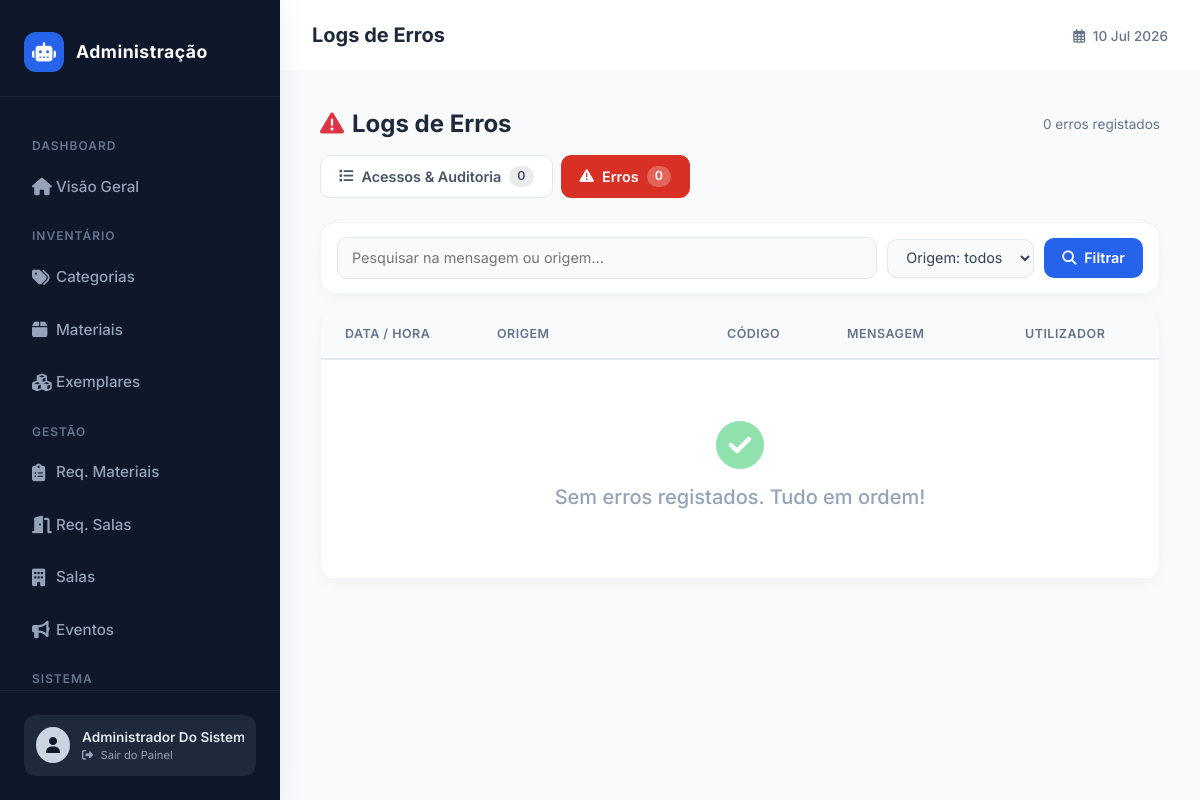
The page /public/admin/logsErros (signed in) on the database as committed earlier.
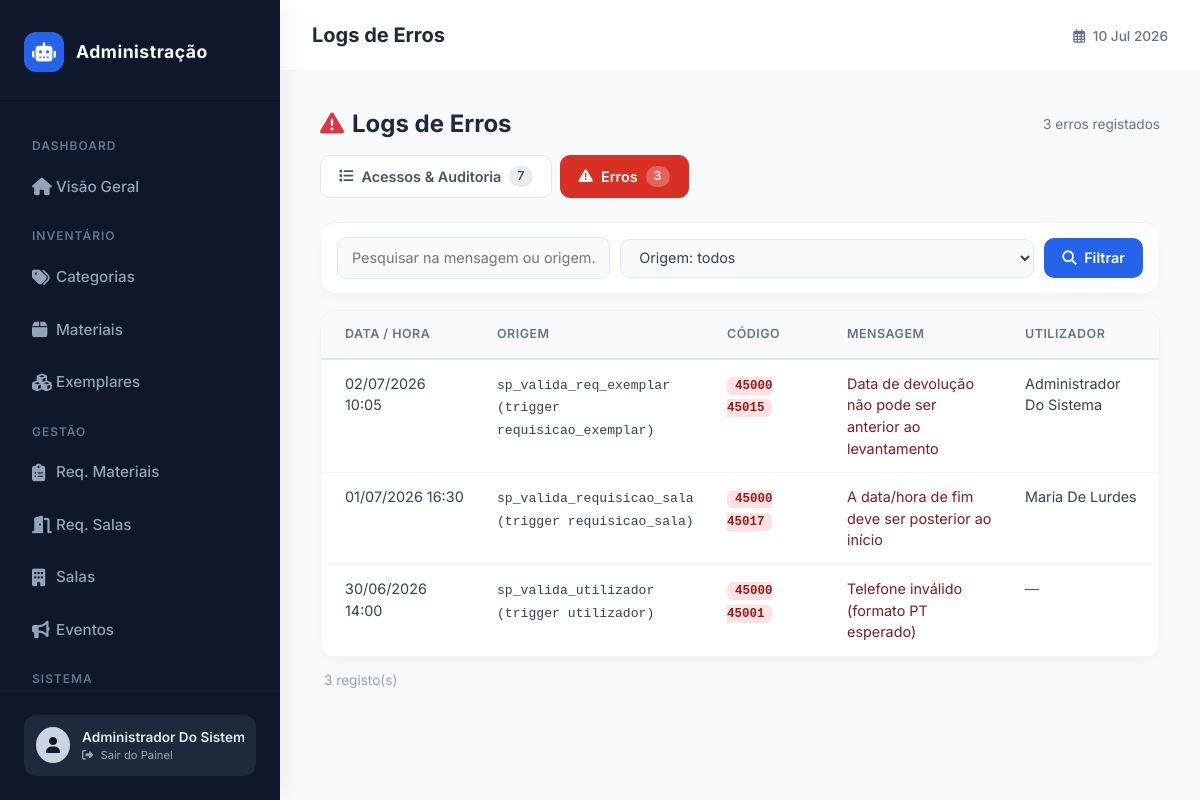
The same page on the database as committed later.
### tables this page shows
CREATE TABLE IF NOT EXISTS `utilizador` (
  `id` INT NOT NULL AUTO_INCREMENT,
  `tipo` ENUM('ALUNO', 'PROFESSOR', 'ADMIN', 'RESPONSAVEL') NOT NULL,
  `nome` VARCHAR(100) NOT NULL,
  `email` VARCHAR(255) NOT NULL,
  `password_hash` VARCHAR(255) NOT NULL,
  `data_nascimento` DATE NOT NULL,
  `telefone` VARCHAR(20) NOT NULL,
  `linkedin` VARCHAR(255) NULL DEFAULT NULL,
  `turma` VARCHAR(10) NULL DEFAULT NULL,
  `foto` MEDIUMBLOB NULL DEFAULT NULL,
  `email_verificado` TINYINT(1) NOT NULL DEFAULT 0,
  `email_verificacao_token` VARCHAR(128) NULL DEFAULT NULL,
  `reset_token` VARCHAR(128) NULL DEFAULT NULL,
  `reset_expira` DATETIME NULL DEFAULT NULL,
  PRIMARY KEY (`id`),
  UNIQUE INDEX `email_UNIQUE` (`email` ASC));

CREATE TABLE IF NOT EXISTS `log_erro` (
  `id` INT NOT NULL AUTO_INCREMENT,
  `origem` VARCHAR(150) NOT NULL,
  `sqlstate` VARCHAR(10) NULL DEFAULT NULL,
  `codigo` VARCHAR(20) NULL DEFAULT NULL,
  `mensagem` TEXT NOT NULL,
  `id_utilizador` INT NULL DEFAULT NULL,
  `data_hora` DATETIME NOT NULL DEFAULT CURRENT_TIMESTAMP,
  PRIMARY KEY (`id`),
  INDEX `idx_logerro_data` (`data_hora`)
);

### app/core/Controller.php (called while the page is built, shortened)
<?php
class Controller
{
    protected function aplicarFiltros(array $itens, array $camposTexto, array $camposExatos = []): array
    {
        $q = mb_strtolower(trim((string)($_GET['q'] ?? '')));
        return array_values(array_filter($itens, function ($item) use ($q, $camposTexto, $camposExatos) {
            if ($q !== '') {
                $encontrou = false;
                foreach ($camposTexto as $campo) {
                    if (mb_stripos((string)($item[$campo] ?? ''), $q) !== false) {
                        $encontrou = true;
                        break;
                    }
                }
                if (!$encontrou) {
                    return false;
                }
            }
            foreach ($camposExatos as $param => $campo) {
                $valor = trim((string)($_GET[$param] ?? ''));
                if ($valor !== '' && (string)($item[$campo] ?? '') !== $valor) {
                    return false;
                }
            }
            return true;
        }));
    }
    protected function paginar(array $itens, int $porPagina = 12): array
    {
        $total        = count($itens);
        $totalPaginas = max(1, (int)ceil($total / $porPagina));
        $pagina = (int)($_GET['pagina'] ?? 1);
        $pagina = max(1, min($pagina, $totalPaginas));
        return [
            'itens'        => array_slice($itens, ($pagina - 1) * $porPagina, $porPagina),
            'pagina'       => $pagina,
            'totalPaginas' => $totalPaginas,
            'total'        => $total,
            'porPagina'    => $porPagina,
        ];
    }
    protected function viewAdmin(string $view, array $data = [], string $breadcrumb = '', string $adminSection = '')
    {
        require __DIR__ . '/../views/layouts/admin.php';
    }
}

### app/controllers/AdminController.php (called while the page is built, shortened)
<?php
require_once __DIR__ . '/../core/Controller.php';
require_once __DIR__ . '/../core/Auth.php';
require_once __DIR__ . '/../models/Log.php';
class AdminController extends Controller
{
    public function logsErros()
    {
        $logModel = new Log();
        $todos = $logModel->erros(2000);
        $filtrados = $this->aplicarFiltros($todos, ['mensagem', 'origem', 'utilizador_nome'], ['origem' => 'origem']);
        $paginacao = $this->paginar($filtrados, 8);
        $this->viewAdmin('administracao/logs/erros', [
            'erros'         => $paginacao['itens'],
            'paginacao'     => $paginacao,
            'origensErro'   => $this->opcoesDe($todos, 'origem'),
            'totalAcessos'  => $logModel->contarAcessos(),
        ], 'Logs de Erros', 'logs_erros');
    }
}

### app/core/Router.php (called while the page is built, shortened)
<?php
class Router
{
    public function run()
    {
        $url = $_GET['url'] ?? 'home/index';
        $url = trim($url, '/');
        $parts = explode('/', $url);
        $method = $parts[1] ?? 'index';
        $params = array_slice($parts, 2);
        $controller = new $controllerName();
        call_user_func_array([$controller, $method], $params);
    }
}

### public/index.php (called while the page is built, shortened)
<?php
require_once __DIR__ . '/../app/core/Router.php';
$router = new Router();
$router->run();

### app/core/Auth.php (called while the page is built, shortened)
<?php
class Auth
{
    public static function user()
    {
        return $_SESSION['user'] ?? null;
    }
}

### app/config/database.php (called while the page is built, shortened)
<?php
class Database
{
    private static ?PDO $instance = null;
    public static function getInstance(): PDO
    {
        if (self::$instance === null) {
            $dsn = 'mysql:host=' . DB_HOST . ';port=' . DB_PORT . ';dbname=' . DB_NAME . ';charset=utf8mb4';
            $opcoes = [PDO::ATTR_ERRMODE => PDO::ERRMODE_EXCEPTION];
            try {
                self::$instance = new PDO($dsn, DB_USER, DB_PASS, $opcoes);
            } catch (PDOException $e) {
                die('Erro de ligação à BD: ' . $e->getMessage());
            }
        }
        return self::$instance;
    }
}

### app/models/Log.php (called while the page is built, shortened)
<?php
require_once __DIR__ . '/../core/Model.php';
class Log extends Model
{
    public function erros(int $limite = 300): array
    {
        $limite = max(1, min(1000, $limite));
        $sql = "SELECT e.*, u.nome AS utilizador_nome
                FROM log_erro e
                LEFT JOIN utilizador u ON u.id = e.id_utilizador
                ORDER BY e.data_hora DESC, e.id DESC
                LIMIT $limite";
        return $this->db->query($sql)->fetchAll(PDO::FETCH_ASSOC);
    }
}

### app/core/Model.php (called while the page is built, shortened)
<?php
require_once __DIR__ . '/../config/database.php';
class Model
{
    public function __construct()
    {
        $this->db = Database::getInstance();
    }
}

### app/views/administracao/logs/erros.php (the view, shortened to what the changed rows need)
<?php
$erros = $erros ?? [];
$totalAcessos = $totalAcessos ?? 0;
?>
<div class="d-flex justify-content-between align-items-center flex-wrap gap-3 mb-3">
    <h4 class="mb-0 fw-bold" style="color: #1e293b;"><i class="fas fa-triangle-exclamation text-danger me-2"></i>Logs de Erros</h4>
    <span style="color:#64748b;font-size:0.85rem;"><?php echo count($erros); ?> erros registados</span>
</div>
<div class="log-tabs">
    <a class="log-tab" href="<?php echo BASE_URL; ?>admin/logs"><i class="fas fa-list"></i> Acessos &amp; Auditoria <span class="cnt"><?php echo (int)$totalAcessos; ?></span></a>
    <a class="log-tab active" href="<?php echo BASE_URL; ?>admin/logsErros"><i class="fas fa-triangle-exclamation"></i> Erros <span class="cnt"><?php echo count($erros); ?></span></a>
</div>
<?php
$filtrosAccao = 'admin/logsErros';
$filtrosPlaceholder = 'Pesquisar na mensagem ou origem…';
$filtrosSelects = ['origem' => ['label' => 'Origem', 'opcoes' => $origensErro ?? []]];
include __DIR__ . '/../_filtros.php';
?>
<div class="clean-card">
    <div class="table-responsive">
        <table class="table table-borderless table-clean mb-0">
            <thead>
                <tr>
                    <th style="width: 160px;" class="ps-4">Data / Hora</th>
                    <th style="width: 230px;">Origem</th>
                    <th style="width: 120px;">Código</th>
                    <th>Mensagem</th>
                    <th style="width: 150px;">Utilizador</th>
                </tr>
            </thead>
            <tbody>
                <?php if (empty($erros)): ?>
                    <tr><td colspan="5"><div class="text-center py-5" style="color:#94a3b8;"><i class="fas fa-circle-check mb-3" style="font-size:3rem;opacity:0.5;color:#22c55e;"></i><h5>Sem erros registados. Tudo em ordem!</h5></div></td></tr>
                <?php else: foreach ($erros as $e): ?>
                    <tr>
                        <td class="ps-4"><?php echo date('d/m/Y H:i', strtotime($e['data_hora'] ?? 'now')); ?></td>
                        <td><span style="font-family:monospace;font-size:0.82rem;color:#334155;"><?php echo htmlspecialchars($e['origem'] ?? ''); ?></span></td>
                        <td>
                            <?php if (!empty($e['sqlstate']) || !empty($e['codigo'])): ?>
                                <span class="code-chip"><?php echo htmlspecialchars(trim(($e['sqlstate'] ?? '') . ' ' . ($e['codigo'] ?? ''))); ?></span>
                            <?php else: ?>
                                <span class="text-muted">—</span>
                            <?php endif; ?>
                        </td>
                        <td style="color:#7f1d1d;"><?php echo htmlspecialchars($e['mensagem'] ?? ''); ?></td>
                        <td><?php echo !empty($e['utilizador_nome']) ? htmlspecialchars($e['utilizador_nome']) : '<span class="text-muted">—</span>'; ?></td>
                    </tr>
                <?php endforeach; endif; ?>
            </tbody>
        </table>
    </div>
</div>
<?php
include __DIR__ . '/../_paginacao.php';
?>

### app/views/layouts/admin.php (shortened to what the changed rows need)
<?php
require_once __DIR__ . '/../../core/Auth.php';
$currentUser = Auth::user();
?>
<!DOCTYPE html>
<html lang="pt">
<head>
    <link href="https://cdn.jsdelivr.net/npm/bootstrap@5.3.0/dist/css/bootstrap.min.css" rel="stylesheet">
    <link rel="stylesheet" href="https://cdnjs.cloudflare.com/ajax/libs/font-awesome/6.4.0/css/all.min.css">
</head>
<body>
<div class="wrapper">
    <nav id="sidebar">
        <div class="sidebar-footer">
            <a href="<?php echo BASE_URL; ?>dashboard/index" class="user-info-card" title="Voltar ao site">
                <div style="overflow: hidden;">
                    <div style="font-size: 0.85rem; font-weight: 600; white-space: nowrap; text-overflow: ellipsis;"><?= htmlspecialchars($currentUser['nome'] ?? 'Administrador') ?></div>
                    <div style="font-size: 0.7rem; color: #94a3b8;"><i class="fas fa-sign-out-alt me-1"></i> Sair do Painel</div>
                </div>
            </a>
        </div>
    </nav>
    <div id="content">
        <div class="main-container">
            <?php require $content_view; ?>
        </div>
    </div>
</div>
</body>
</html>

### app/views/administracao/_filtros.php (shortened to what the changed rows need)
<?php
$filtrosSelects = $filtrosSelects ?? [];
$filtrosPlaceholder = $filtrosPlaceholder ?? 'Pesquisar…';
?>
<form class="rb-filtros" method="get" action="<?php echo BASE_URL . htmlspecialchars($filtrosAccao); ?>">
    <input type="text" name="q" value="<?php echo htmlspecialchars($_GET['q'] ?? ''); ?>"
           placeholder="<?php echo htmlspecialchars($filtrosPlaceholder); ?>">
    <?php foreach ($filtrosSelects as $param => $cfg): ?>
        <select name="<?php echo htmlspecialchars($param); ?>" onchange="this.form.submit()">
            <option value=""><?php echo htmlspecialchars($cfg['label']); ?>: todos</option>
        </select>
    <?php endforeach; ?>
    <button type="submit" class="rb-filtros-btn"><i class="fas fa-search me-1"></i> Filtrar</button>
</form>

### app/views/administracao/_paginacao.php (shortened to what the changed rows need)
<?php
if (empty($paginacao) || $paginacao['totalPaginas'] <= 1) {
    if (!empty($paginacao) && $paginacao['total'] > 0) {
        echo '<div style="color:#94a3b8;font-size:0.85rem;padding:12px 4px;">'
            . (int)$paginacao['total'] . ' registo(s)</div>';
    }
    return;
}
?>

Rows that differ between the two databases and show on the page:
now on this page (row edited): utilizador: nome "Administrador Do…"
added log_erro: data_hora "02/07/2026 10:05", origem "sp_valida_req_exemplar (trigger requisicao_exemplar)", sqlstate+codigo "45000 45015", mensagem "Data de devolução não pode ser anterior ao levantamento", id_utilizador.nome "Administrador Do Sistema", id_utilizador "3"
added log_erro: data_hora "01/07/2026 16:30", origem "sp_valida_requisicao_sala (trigger requisicao_sala)", sqlstate+codigo "45000 45017", mensagem "A data/hora de fim deve ser posterior ao início", id_utilizador.nome "Maria De Lurdes"
added log_erro: data_hora "30/06/2026 14:00", origem "sp_valida_utilizador (trigger utilizador)", sqlstate+codigo "45000 45001", mensagem "Telefone inválido (formato PT esperado)"
Other text that changed with them:
count($erros): "0" → "3"
$totalAcessos: "0" → "7"
$currentUser['nome']: "Administrador Do…" → (not shown)
text no longer shown: "Sem erros registados. Tudo em ordem!"
text now shown: "registo(s)"
